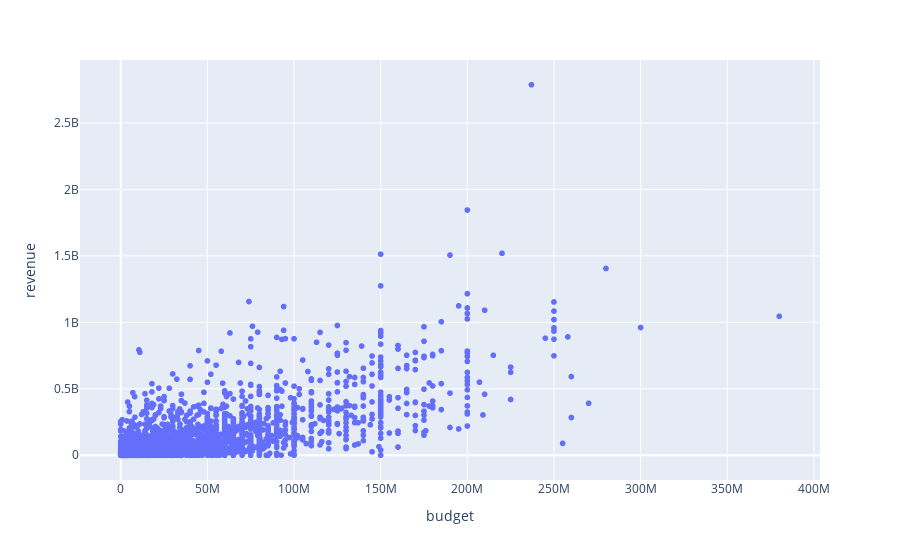

Notebook source saved alongside this figure:
### Code cell
# 4: Use scatter to draw the relationship between budget and revenue.
px.scatter( movies,x='budget', y='revenue')
# or 
px.scatter( data_frame = movies,x='budget', y='revenue')

### Figure 1 — Plotly figure (JSON) as saved in the notebook; plotly's stock layout.template omitted (floating-point values rounded to 4 significant figures; data arrays with more than 128 entries replaced by an {"elided": "..."} marker saying what was removed)
{"data": [{"hovertemplate": "budget=%{x}<br>revenue=%{y}<extra></extra>", "legendgroup": "", "marker": {"color": "#636efa", "symbol": "circle"}, "mode": "markers", "name": "", "showlegend": false, "type": "scattergl", "x": {"elided": "4809 int values"}, "xaxis": "x", "y": {"elided": "4809 int values"}, "yaxis": "y"}], "layout": {"legend": {"tracegroupgap": 0}, "margin": {"t": 60}, "xaxis": {"anchor": "y", "domain": [0, 1], "title": {"text": "budget"}}, "yaxis": {"anchor": "x", "domain": [0, 1], "title": {"text": "revenue"}}}}
